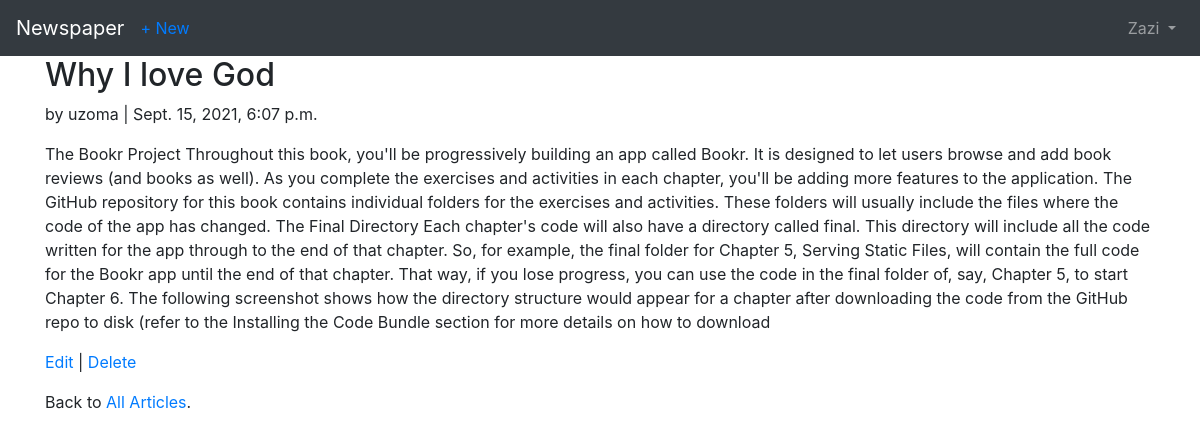
The page /articles/2/ (signed in) on the database its author committed.
### accounts/models.py (models this page shows)
class CustomUser(AbstractUser):
    age = models.PositiveIntegerField(null=True, blank=True)

### articles/models.py (models this page shows, shortened)
class Article(models.Model):
    title = models.CharField(max_length=255)
    body = models.TextField()
    date = models.DateTimeField(auto_now_add=True)
    author = models.ForeignKey(
        get_user_model(),
        on_delete=models.CASCADE
    )

### articles/views.py (the view)
class ArticleDetailView(LoginRequiredMixin, DetailView): # new
    model = Article
    template_name = 'article_detail.html'

### templates/article_detail.html
{% extends 'base.html' %}
{% block content %}
  <div class="article-entry">
    <h2>{{ object.title }}</h2>
    <p>by {{ object.author }} | {{ object.date }}</p>
    <p>{{ object.body }}</p>
  </div>
  <p><a href="{% url 'article_edit' article.pk %}">Edit</a> |
    <a href="{% url 'article_delete' article.pk %}">Delete</a></p>
  <p>Back to <a href="{% url 'article_list' %}">All Articles</a>.</p>
{% endblock content %}

### templates/base.html (shortened to what this page needs)
<!DOCTYPE html>
<html>
<head>
 <link rel="stylesheet" href="https://cdn.jsdelivr.net/npm/bootstrap@4.5.3/dist/css/bootstrap.min.css">
</head>
<body>
  <nav class="navbar navbar-expand-lg navbar-dark bg-dark">
    <a class="navbar-brand" href="{% url 'home' %}">Newspaper</a>
    {% if user.is_authenticated %}
      <ul class="navbar-nav mr-auto">
        <li class="nav-item">
          <a href="{% url 'article_new' %}">+ New</a>
        </li>
      </ul>
    {% endif %}
    <div class="collapse navbar-collapse" id="navbarSupportedContent">
      {% if user.is_authenticated %}
        <ul class="navbar-nav ml-auto">
          <li class="nav-item">
            <a class="nav-link dropdown-toggle" href="#"
            id="navbarDropdown" role="button" data-toggle="dropdown"
            aria-haspopup="true" aria-expanded="false">
              {{ user.username }}
            </a>
          </li>
        </ul>
      {% endif %}
    </div>
  </nav>
  <main>
    <div class="container">
      {% block content %}
      {% endblock content %}
    </div>
  </main>
</body>
</html>

### rows shown on the page
CustomUser: username "Zazi"
Article: title "Why I love God", author "uzoma", date "Sept. 15, 2021, 6:07 p.m.", body "The Bookr Project Throughout this book, you'll be progressively building an app called Bookr. It is designed to let users browse and add book reviews (and books as well). As you complete the exercises and activities in each chapter, you'll be adding more features to the application. The GitHub repository for this book contains individual folders for the exercises and activities. These folders will usually include the files where the code of the app has changed. The Final Directory Each chapter's code will also have a directory called final. This directory will include all the code written for the app through to the end of that chapter. So, for example, the final folder for Chapter 5,…"
